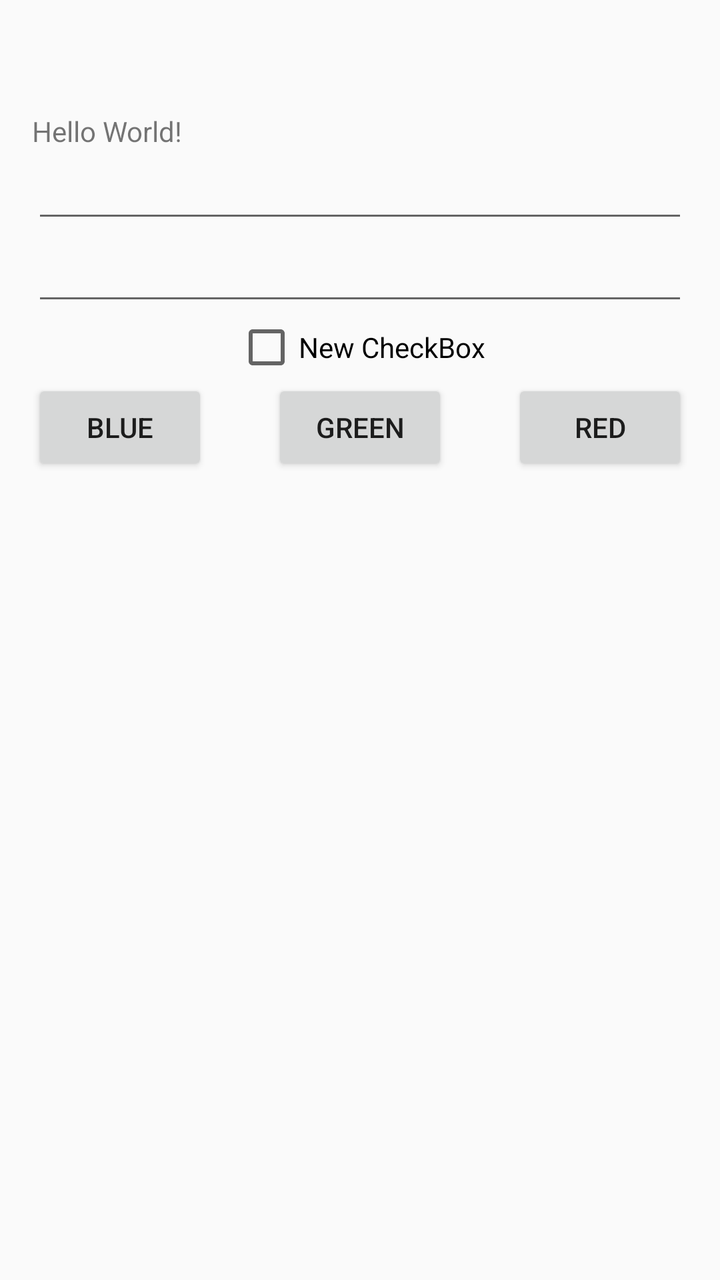
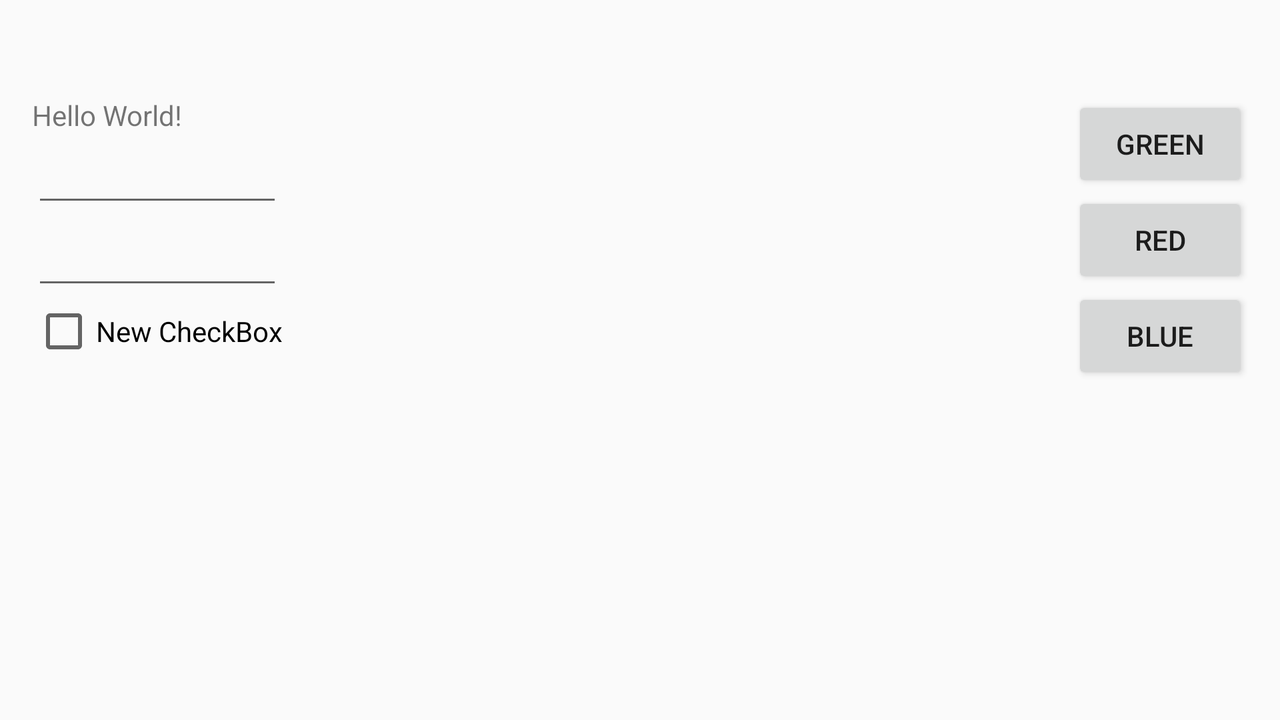

One screen, two layout resources from the same app: the default and the repository's alternative for another configuration. Each is rendered where Android would select it; the XML of both is given below.
<!-- AndroidManifest.xml: application theme AppTheme -->
<!-- res/layout/main_content.xml -->
<?xml version="1.0" encoding="utf-8"?>
<RelativeLayout xmlns:android="http://schemas.android.com/apk/res/android"
    xmlns:tools="http://schemas.android.com/tools" android:layout_width="match_parent"
    android:layout_height="match_parent"
    android:paddingLeft="@dimen/activity_horizontal_margin"
    android:paddingRight="@dimen/activity_horizontal_margin"
    android:paddingTop="?android:actionBarSize"
    android:paddingBottom="@dimen/activity_vertical_margin" tools:context=".ui.activities.MainActivity"   >

    <LinearLayout
        android:layout_width="match_parent"
        android:layout_height="wrap_content"
        android:orientation="vertical"
        android:id="@+id/linearLayout">

        <TextView android:text="Hello World!" android:layout_width="wrap_content"
            android:layout_height="wrap_content"
            android:id="@+id/textView" />

        <EditText
            android:layout_width="match_parent"
            android:layout_height="wrap_content"
            android:id="@+id/editText"
            android:layout_below="@+id/textView"
            android:layout_alignParentLeft="true"
            android:layout_alignParentStart="true" />

        <EditText
            android:layout_width="match_parent"
            android:layout_height="wrap_content"
            android:id="@+id/editText2"
            android:layout_below="@+id/editText"
            android:layout_alignParentLeft="true"
            android:layout_alignParentStart="true" />

        <CheckBox
            android:layout_width="wrap_content"
            android:layout_height="wrap_content"
            android:text="New CheckBox"
            android:id="@+id/checkBox"
            android:layout_gravity="center_horizontal" />
    </LinearLayout>

    <Button
        android:layout_width="wrap_content"
        android:layout_height="wrap_content"
        android:text="BLUE"
        android:id="@+id/btn_blue"
        android:layout_below="@+id/linearLayout"
        android:layout_alignParentLeft="true"
        android:layout_alignParentStart="true" />

    <Button
        android:layout_width="wrap_content"
        android:layout_height="wrap_content"
        android:text="RED"
        android:id="@+id/btn_red"
        android:layout_below="@+id/linearLayout"
        android:layout_alignParentRight="true"
        android:layout_alignParentEnd="true" />

    <Button
        android:layout_width="wrap_content"
        android:layout_height="wrap_content"
        android:text="GREEN"
        android:id="@+id/btn_green"
        android:layout_below="@+id/linearLayout"
        android:layout_centerHorizontal="true" />
</RelativeLayout>
<!-- resources referenced by this layout -->
<resources>
  <dimen name="activity_horizontal_margin">16dp</dimen>
  <dimen name="activity_vertical_margin">16dp</dimen>
  <style name="AppTheme" parent="Theme.AppCompat.Light.NoActionBar">
          
          <item name="colorPrimary">@color/dark_toolbar</item>
          <item name="colorPrimaryDark">@color/dark_statusbar</item>
          <item name="colorAccent">@color/colorAccent</item>
          <item name="android:windowTranslucentStatus">true</item>
          <item name="android:windowTranslucentNavigation">true</item>
          <item name="android:activatedBackgroundIndicator">@drawable/activated_background</item>
  
  
      </style>
  <color name="colorAccent">#FF4081</color>
  <!-- drawable activated_background (drawable) -->
  <?xml version="1.0" encoding="utf-8"?>
  <selector xmlns:android="http://schemas.android.com/apk/res/android">
      <item android:state_activated="true" android:drawable="@color/red" />
      <item android:drawable="@android:color/transparent" />
  </selector>
  <color name="red">#800000</color>
</resources>
<!-- res/layout-land/main_content.xml (the repository's variant of the layout above) -->
<!-- drawn on the phone turned sideways -->
<?xml version="1.0" encoding="utf-8"?>
<RelativeLayout xmlns:android="http://schemas.android.com/apk/res/android"
    xmlns:tools="http://schemas.android.com/tools" android:layout_width="match_parent"
    android:layout_height="match_parent"
    android:paddingLeft="@dimen/activity_horizontal_margin"
    android:paddingRight="@dimen/activity_horizontal_margin"
    android:paddingTop="?android:actionBarSize"
    android:paddingBottom="@dimen/activity_vertical_margin" tools:context=".MainActivity"   >

    <LinearLayout
        android:layout_width="wrap_content"
        android:layout_height="wrap_content"
        android:orientation="vertical"
        android:id="@+id/linearLayout">

        <TextView android:text="Hello World!" android:layout_width="wrap_content"
            android:layout_height="wrap_content"
            android:id="@+id/textView" />

        <EditText
            android:layout_width="match_parent"
            android:layout_height="wrap_content"
            android:id="@+id/editText"
            android:layout_below="@+id/textView"
            android:layout_alignParentLeft="true"
            android:layout_alignParentStart="true" />

        <EditText
            android:layout_width="match_parent"
            android:layout_height="wrap_content"
            android:id="@+id/editText2"
            android:layout_below="@+id/editText"
            android:layout_alignParentLeft="true"
            android:layout_alignParentStart="true" />

        <CheckBox
            android:layout_width="wrap_content"
            android:layout_height="wrap_content"
            android:text="New CheckBox"
            android:id="@+id/checkBox"
            android:layout_gravity="center_horizontal" />
    </LinearLayout>

    <LinearLayout
        android:layout_alignRight="@id/linearLayout"
        android:orientation="vertical"
        android:layout_width="wrap_content"
        android:layout_height="wrap_content"
        android:layout_alignParentEnd="true">

        <Button
            android:layout_width="wrap_content"
            android:layout_height="wrap_content"
            android:text="GREEN"
            android:id="@+id/btn_green"
            android:layout_below="@+id/linearLayout"
            android:layout_centerHorizontal="true" />

        <Button
            android:layout_width="wrap_content"
            android:layout_height="wrap_content"
            android:text="RED"
            android:id="@+id/btn_red"
            android:layout_below="@+id/linearLayout"
            android:layout_alignParentRight="true"
            android:layout_alignParentEnd="true" />

        <Button
            android:layout_width="wrap_content"
            android:layout_height="wrap_content"
            android:text="BLUE"
            android:id="@+id/btn_blue"
            android:layout_below="@+id/linearLayout"
            android:layout_alignParentLeft="true"
            android:layout_alignParentStart="true" />
    </LinearLayout>
</RelativeLayout>
